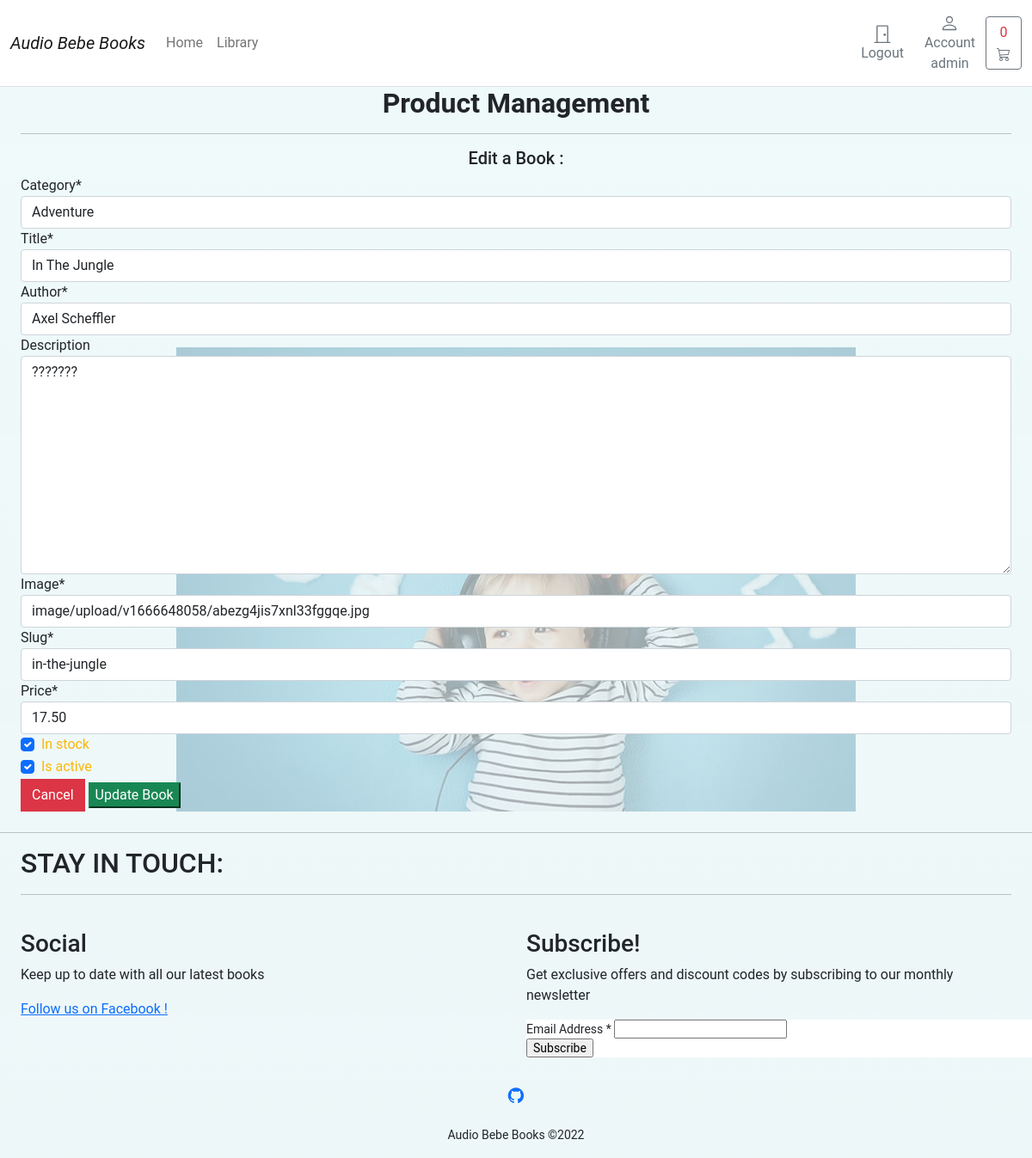
The app's page /edit/8/ (signed in) with its own data.
### account/models.py (models this page shows, shortened)
class UserBase(AbstractBaseUser, PermissionsMixin):
    email = models.EmailField(_('email address'), unique=True)
    user_name = models.CharField(max_length=150, unique=True)
    first_name = models.CharField(max_length=150, blank=True)
    about = models.TextField(_(
        'about'), max_length=500, blank=True)
    country = CountryField(blank_label='Country *', null=False, blank=False)
    phone_number = models.CharField(max_length=15, blank=True)
    postcode = models.CharField(max_length=12, blank=True)
    address_line_1 = models.CharField(max_length=150, blank=True)
    address_line_2 = models.CharField(max_length=150, blank=True)
    town_city = models.CharField(max_length=150, blank=True)
    is_active = models.BooleanField(default=False)
    is_staff = models.BooleanField(default=False)
    created = models.DateTimeField(auto_now_add=True)
    updated = models.DateTimeField(auto_now=True)
    objects = CustomAccountManager()
    USERNAME_FIELD = 'email'
    REQUIRED_FIELDS = ['user_name']
    class Meta:
        verbose_name = "Accounts"
        verbose_name_plural = "Accounts"
    def __str__(self):
        return self.user_name

### store/models.py (models this page shows, shortened)
class Product(models.Model):
    category = models.ForeignKey(
        Category, related_name='product', on_delete=models.CASCADE)
    created_by = models.ForeignKey(
        settings.AUTH_USER_MODEL, on_delete=models.CASCADE, related_name='product_creator')
    title = models.CharField(max_length=255)
    author = models.CharField(max_length=255, default='admin')
    description = models.TextField(blank=True)
    image = CloudinaryField('image')
    slug = models.SlugField(max_length=255, unique=True)
    price = models.DecimalField(max_digits=4, decimal_places=2)
    in_stock = models.BooleanField(default=True)
    is_active = models.BooleanField(default=True)
    created = models.DateTimeField(auto_now_add=True)
    updated = models.DateTimeField(auto_now=True)
    objects = models.Manager()
    products = ProductManager()
    class Meta:
        verbose_name_plural = 'Products'
        ordering = ('-created',)

### store/views.py (the view)
# urls.py: path('edit/<int:product_id>/', views.edit_product, name='edit_product'),
@login_required
def edit_product(request, product_id):
    if not request.user.is_superuser:
        messages.error(request, 'Sorry, only store owners can do that!')
        return redirect(reverse('store:product_all'))
    product = get_object_or_404(Product, pk=product_id)
    if request.method == 'POST':
        form = AddProduct(request.POST, request.FILES, instance=product)
        if form.is_valid():
            form.save()
            messages.success(
                request, f'{product.title}"Successfully edited product')
            return redirect(reverse('store:product_detail', args=[product.slug]))
        else:
            messages.error(request, 'Failed to edit product. Please ensure \
                the form is valid.')
    else:
        form = AddProduct(instance=product)
    template = 'store/products/edit_product.html'
    context = {'form': form, 'product': product}
    return render(request, template, context)

### store/forms.py
class AddProduct(forms.ModelForm):
    class Meta:
        model = Product
        exclude = ('created_by',)
    def __init__(self, *args, **kwargs):
        super().__init__(*args, **kwargs)

### cart/cart.py (called while the page is built)
    def __len__(self):
        return sum(item['qty'] for item in self.cart.values())
        return len(self.cart)

### cart/context_processors.py (called while the page is built)
def cart(request):
    return {'cart': Cart(request)}

### store/models.py (called while the page is built)
    def get_absolute_url(self):
        return reverse('store:category_list', args=[self.slug])

    def __str__(self):
        return self.name

### store/views.py (called while the page is built)
def categories(request):
    return {
        'categories': Category.objects.all()
    }

### templates/store/products/edit_product.html (shortened to what this page needs)
{% extends "store/base.html" %}
{% load static %}
{% block content %}
    <div class="container">
        <div class="row">
            <div class="col-12">
                <h2 class="page-title text-center">
                    <strong>Product Management</strong>
                </h2>
                <hr>
                <h5 class="page-title text-center">Edit a Book : <strong>{{ product.name }}</strong></h5>
            </div>
        </div>
        <div class="row">
            <div class="col-12">
                <form method="POST" action="{% url 'store:edit_product' product.id %}" class="form mb-2 edit-product-form" enctype="multipart/form-data">
                    {{ form | crispy }}
                    <div class="text-right">
                        <a class="btn btn-danger rounded-0 cancel" href="{% url 'store:product_all' %}">
                            Cancel</a>
                        <button class="btn-success rounded-0 add-product" type="submit">Update Book</button>
                    </div>
                </form>
            </div>
        </div>
    </div>
{% endblock %}

### templates/store/base.html (shortened to what this page needs)
{% load static%}
<!DOCTYPE html>
<html>
<head>
    <link href="https://cdn.jsdelivr.net/npm/bootstrap@5.0.0-beta1/dist/css/bootstrap.min.css" rel="stylesheet"
>
    <link rel="stylesheet" href="{% static 'core/css/base.css' %}">
    <link rel="stylesheet" href="{% static 'cart/css/cart.css' %}">
    <link rel="stylesheet" href="{% static 'review/css/review.css' %}">
    <link rel="stylesheet" href="https://cdnjs.cloudflare.com/ajax/libs/font-awesome/4.7.0/css/font-awesome.min.css">
</head>
<body>
    <header>
        <nav class="navbar navbar-expand-md navbar-light bg-white border-bottom ">
            <div class="container-fluid">
                <a class="navbar-brand font-weight-bold" href="/">
                    <i>Audio Bebe Books</i>
                </a>
                <div class="collapse navbar-collapse" id="navbarCollapse">
                    <ul class="navbar-nav me-auto mb-2 mb-md-0">
                        <li class="nav-item active">
                            <a class="nav-link" aria-current="page" href="/">Home</a>
                        </li>
                        <li class="nav-item dropdown">
                            <a class="nav-link dropdown-toggle" href="#" id="navbarDropdown" role="button"
                                data-bs-toggle="dropdown" aria-expanded="false">
                                Library
                            </a>
                        </li>
                    </ul>
                    {% if user.is_authenticated %}
                    <a type="button" role="button" href="{% url "account:logout" %}"
                        class="btn btn-outline-secondary border-0 basket-btn">
                        <div>
                            <svg xmlns="http://www.w3.org/2000/svg" width="22" height="22" fill="currentColor"
                                class="bi bi-door-closed" viewBox="0 0 16 16">
                                <path
                                    d="M3 2a1 1 0 0 1 1-1h8a1 1 0 0 1 1 1v13h1.5a.5.5 0 0 1 0 1h-13a.5.5 0 0 1 0-1H3V2zm1 13h8V2H4v13z" />
                                <path d="M9 9a1 1 0 1 0 2 0 1 1 0 0 0-2 0z" />
                            </svg>
                        </div>
                        <span class="fs15 fw500">Logout</span>
                    </a>
                    {% endif %}
                    <a type="button" role="button" href="{% url "account:dashboard" %}"
                    class="btn btn-outline-secondary border-0 basket-btn"><div>
                        </div>
                        <span class="fs15 fw500">Account</span>
                        <br>
                        {% if user.is_authenticated %}
                        {{user}}
                        {% endif%}
                    </a>
                    <a type="button" role="button" href="{% url "cart:cart_summary" %}"
                    class="btn btn-outline-secondary">
                        {% with total_qty=cart|length %}
                        <div id="cart-qty" class="cart-qty font-weight-bold text-danger">
                            {% if total_qty > 0 %}
                            {{ total_qty }}
                            {% else %}
                            0
                            {% endif %}
                        </div>
                        {% endwith %}
                    </a>
                </div>
            </div>
        </nav>
    </header>
    <div id="content">
        {% block content %} {% endblock %}</div>
    <hr>
    <footer class="container-wrapper">
        <div class="container quotes-container content-container">
            <section class="footer">
                <div class="row">
                    <div class="col-12 page-header mb-4">
                        <h2 class="text-uppercase">Stay in touch:</h2>
                        <hr class="block-divider block-divider--short">
                    </div>
                </div>
                <div class="row">
                    <div class="col-12 col-md-6">
                        <h3>Social</h3>
                        <p>Keep up to date with all our latest books</p>
                        <a href="https://www.facebook.com/Audio-Bebe-Book-105510655623112" target="_blank">Follow us on Facebook !</a>
                    </div>
                    <div class="col-12 col-md-6">
                        <h3>Subscribe!</h3>
                        <p>Get exclusive offers and discount codes by subscribing to our monthly newsletter</p>
                        <link href="//cdn-images.mailchimp.com/embedcode/classic-071822.css" rel="stylesheet"
                            type="text/css">
                        <div id="mc_embed_signup">
                            <form
                                action="https://herokuapp.us13.list-manage.com/subscribe/post?u=92535ef53f1dccbc5bf58cca9&amp;id=bc40a4540f&amp;f_id=00ecc6e2f0"
                                method="post" id="mc-embedded-subscribe-form" name="mc-embedded-subscribe-form"
                                class="validate" target="_blank" novalidate>
                                <div id="mc_embed_signup_scroll">
                                    <div class="mc-field-group">
                                        <label for="mce-EMAIL">Email Address <span class="asterisk">*</span>
                                        </label>
                                        <input type="email" value="" name="EMAIL" class="required email" id="mce-EMAIL"
                                            required>
                                    </div>
                                    <div class="optionalParent">
                                        <div class="clear foot">
                                            <input type="submit" value="Subscribe" name="subscribe"
                                                id="mc-embedded-subscribe" class="button">
                                        </div>
                                    </div>
                                </div>
                            </form>
                        </div>
                    </div>
                </div>
            </section>
        </div>
        <br>
        <div class="nav-item"><a target="_blank" href="https://github.com/https://github.com/MariusBujor"
                class=" nav-link d-block mb-3 text-center" rel="noopener"><i class="fa fa-github fa-lg"></i></a></div>
        <small class="d-block mb-3 text-center"> Audio Bebe Books &copy;2022</small>
    </footer>
</body>
</html>

### static/core/css/base.css (style rules this page uses)
body { height: 100%; background-position: center; background-repeat: no-repeat; background-size: cover; }
@media (min-width: 1000px) { .container { max-width: 1000px; } }
@media (max-width: 1200px) { .container { max-width: 100%; padding:0 24px; } }
.dropdown-toggle::after { display: none; }
html, body, p, div { letter-spacing: -0.02px; font-family: 'Roboto', sans-serif ; }
.fs15 { font-size: 1rem; }
.fw500 { font-size: 500; }
.container-fluid { color:black; }

### static/cart/css/cart.css (style rules this page uses)
.basket-btn { position: relative; }

### static/review/css/review.css (style rules this page uses)
input:checked ~ label, label:hover ~ label { color:#ffb503; }

### templates/store/base.html (style rules this page uses)
#mc_embed_signup { background: #fff; clear: left; font: 14px Helvetica, Arial, sans-serif; width: 600px; }

### records on screen
UserBase: user_name "admin"
Product: category "Adventure", title "In The Jungle", author "Axel Scheffler", description "???????", image "image/upload/v1666648058/abezg4jis7xnl33fggqe.jpg", slug "in-the-jungle", price "17.50", in_stock "☑", is_active "☑"
